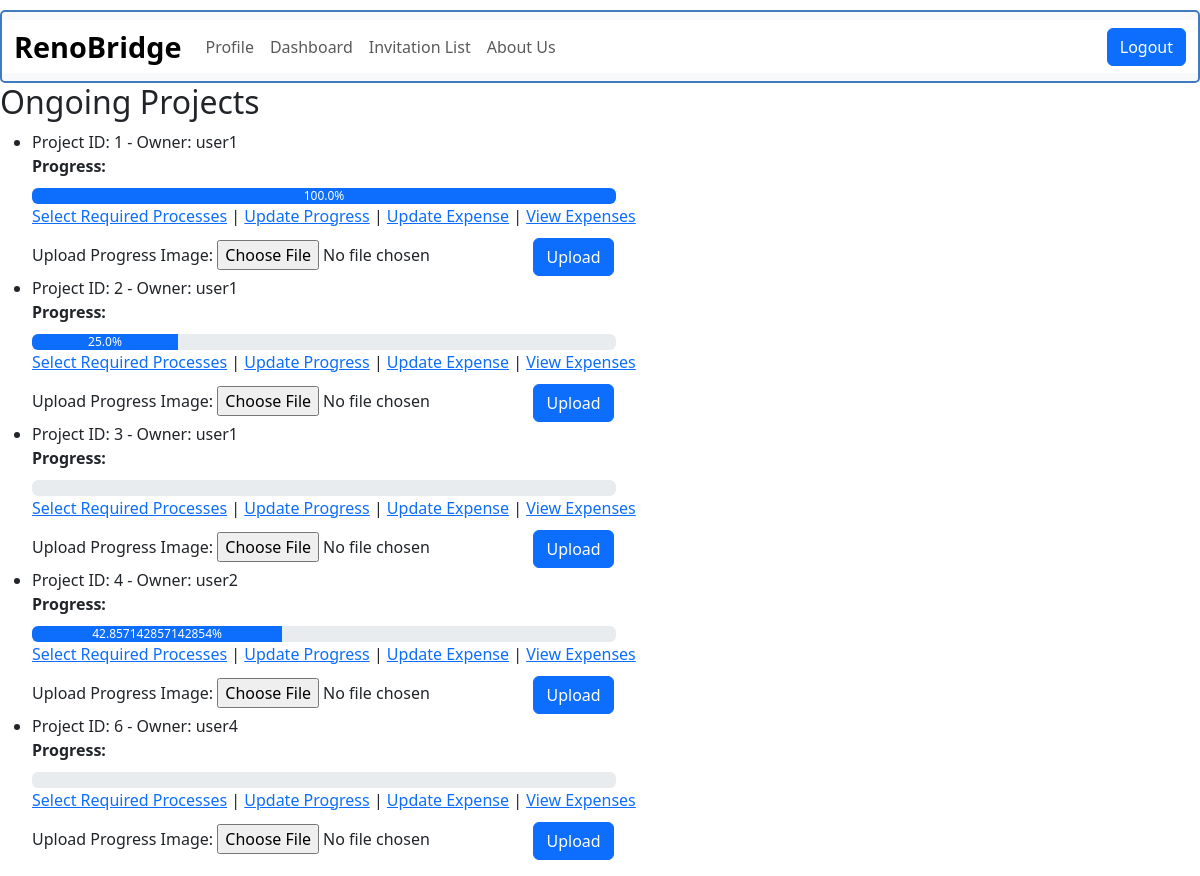
The page /expert/dashboard/ (signed in) on the database its author committed.
### renobridge/models.py (models this page shows, shortened)
class Project(models.Model):
    owner = models.ForeignKey(Homeowner, on_delete=models.CASCADE, related_name='projects')
    contractor = models.ForeignKey(Contractor, on_delete=models.SET_NULL, null=True, related_name='projects')
    processes_required = models.JSONField(null=True, blank=True)
    processes_completed = models.JSONField(null=True, blank=True)
    budget_allocated = models.DecimalField(max_digits=10, decimal_places=2, null=True, blank=True)
    expenses_spent = models.DecimalField(max_digits=10, decimal_places=2, default=0.00)
    total_duration = models.PositiveIntegerField(help_text="Expected total duration in days", null=True, blank=True)
    duration_spent = models.PositiveIntegerField(help_text="Actual duration spent in days", default=0)
    progress_percentage = models.FloatField(default=0)
    status = models.CharField(max_length=20, default='In Progress')
    def __str__(self):
        return f'Project for {self.owner.user.username} - {self.id}'

class Homeowner(models.Model):
    user = models.OneToOneField(settings.AUTH_USER_MODEL, on_delete=models.CASCADE)
    full_name = models.CharField(max_length=200)
    location = models.CharField(max_length=100)
    property_type = models.CharField(max_length=100)
    property_size = models.CharField(max_length=100)
    preferred_style = models.CharField(max_length=100)
    services_required = models.TextField()  # Store services as comma-separated values
    budget = models.CharField(max_length=100)
    duration = models.CharField(max_length=100)
    start_date = models.DateField(null=True, blank=True)
    floorplan_img = models.ImageField(upload_to='floorplans/', blank=True, null=True)

class CustomUser(AbstractUser):
    user_type = models.CharField(max_length=20)  # Store userType (e.g., "homeowner", "contractor")

### renobridge/views.py (the view)
# urls.py: path('expert/dashboard/', views.contractor_dashboard, name='expert_dashboard'),
@login_required
def contractor_dashboard(request):
    contractor = get_object_or_404(Contractor, user=request.user)
    ongoing_projects = Project.objects.filter(contractor=contractor)
    print(f'contractor_dashboard view reached for contractor: {contractor.company_name}')
    print(f'Ongoing projects for contractor {contractor.company_name}: {list(ongoing_projects)}')
    return render(request, 'expert_dashboard.html', {'projects': ongoing_projects})

### renobridge/templates/expert_dashboard.html (shortened to what this page needs)
{% load static %}
<!DOCTYPE html>
<html lang="en">
<head>
    <link rel="stylesheet" href="https://cdn.jsdelivr.net/npm/bootstrap@5.3.3/dist/css/bootstrap.min.css">
    <link rel="stylesheet" href="{% static 'style.css' %}">
</head>
<body>
    <nav class="navbar navbar-expand-lg bg-body-tertiary navbar-frame">
        <div class="container-fluid" style="background-color: white;">
          <a class="navbar-brand" href="{% url 'renobridge' %}">RenoBridge</a>
          <div class="collapse navbar-collapse" id="navbarSupportedContent">
            <ul class="navbar-nav me-auto mb-2 mb-lg-0">
              <li class="nav-item">
                <a class="nav-link" href="{% url 'expert_profile' request.user.id %}">Profile</a>
              </li>
              <li class="nav-item">
                <a class="nav-link" href="{% url 'expert_dashboard'%}">Dashboard</a>
              </li>
              <li class="nav-item">
                <a class="nav-link" href="{% url 'expert_invitation_list'%}">Invitation List</a>
              </li>
              <li class="nav-item">
                <a class="nav-link" href="#">About Us</a>
              </li>
            </ul>
            {% if user.is_authenticated %}
            <ul class="navbar-nav ms-auto mb-2 mb-lg-0">
              <li class="nav-item">
                  <a class="btn btn-primary text-white ms-2" href="{% url 'logout' %}">Logout</a>
              </li>
            </ul>
            {% endif %}
          </div>
        </div>
    </nav>
    <h2>Ongoing Projects</h2>
    <ul>
        {% for project in projects %}
            <li>
                Project ID: {{ project.id }} - Owner: {{ project.owner.user.username }}
                <div>
                  <strong>Progress:</strong>
                  <div class="progress" style="width: 50%; margin-top: 10px;">
                      <div class="progress-bar" role="progressbar" aria-valuenow="{{ project.progress_percentage }}" aria-valuemin="0" aria-valuemax="100" style="width: {{project.progress_percentage}}%;">
                          {{ project.progress_percentage }}%
                      </div>
                  </div>
              </div>
                <a href="{% url 'select_processes' project.id %}">Select Required Processes</a>
                | <a href="{% url 'update_progress' project.id %}">Update Progress</a>
                | <a href="{% url 'update_expense' project.id %}">Update Expense</a>
                | <a href="{% url 'view_expenses' project.id %}">View Expenses</a>
                <form action="{% url 'upload_project_photo' project.id %}" method="post" enctype="multipart/form-data" style="margin-top: 10px;">
                  <label for="progress_photo">Upload Progress Image:</label>
                  <input type="file" name="progress_photo" accept="image/*" required>
                  <button type="submit" class="btn btn-primary">Upload</button>
                </form>
              </li>
        {% endfor %}
    </ul>
</body>
</html>

### renobridge/static/style.css (style rules this page uses)
.navbar-frame { margin-top: 10px; border: 2px solid #417BBF; border-radius: 5px; }
.navbar-brand { font-size: 1.8rem; font-weight: bold; }

### rows shown on the page
Project: id "1", owner.user.username "user1", progress_percentage "100.0"
Project: id "2", owner.user.username "user1", progress_percentage "25.0"
Project: id "3", owner.user.username "user1"
Project: id "4", owner.user.username "user2", progress_percentage "42.857142857142854"
Project: id "6", owner.user.username "user4"
